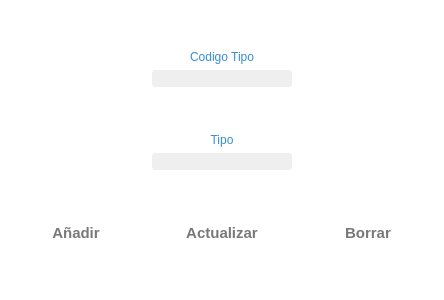
<?xml version="1.0" encoding="UTF-8"?>
<ui version="4.0">
 <class>Tipo</class>
 <widget class="QWidget" name="Tipo">
  <property name="geometry">
   <rect>
    <x>0</x>
    <y>0</y>
    <width>442</width>
    <height>300</height>
   </rect>
  </property>
  <property name="palette">
   <palette>
    <active>
     <colorrole role="Base">
      <brush brushstyle="SolidPattern">
       <color alpha="255">
        <red>46</red>
        <green>47</green>
        <blue>48</blue>
       </color>
      </brush>
     </colorrole>
     <colorrole role="Window">
      <brush brushstyle="SolidPattern">
       <color alpha="255">
        <red>255</red>
        <green>255</green>
        <blue>255</blue>
       </color>
      </brush>
     </colorrole>
    </active>
    <inactive>
     <colorrole role="Base">
      <brush brushstyle="SolidPattern">
       <color alpha="255">
        <red>46</red>
        <green>47</green>
        <blue>48</blue>
       </color>
      </brush>
     </colorrole>
     <colorrole role="Window">
      <brush brushstyle="SolidPattern">
       <color alpha="255">
        <red>255</red>
        <green>255</green>
        <blue>255</blue>
       </color>
      </brush>
     </colorrole>
    </inactive>
    <disabled>
     <colorrole role="Base">
      <brush brushstyle="SolidPattern">
       <color alpha="255">
        <red>255</red>
        <green>255</green>
        <blue>255</blue>
       </color>
      </brush>
     </colorrole>
     <colorrole role="Window">
      <brush brushstyle="SolidPattern">
       <color alpha="255">
        <red>255</red>
        <green>255</green>
        <blue>255</blue>
       </color>
      </brush>
     </colorrole>
    </disabled>
   </palette>
  </property>
  <property name="windowTitle">
   <string>Form</string>
  </property>
  <layout class="QVBoxLayout" name="verticalLayout_5">
   <item>
    <layout class="QHBoxLayout" name="horizontalLayout_2">
     <item>
      <spacer name="horizontalSpacer_2">
       <property name="orientation">
        <enum>Qt::Horizontal</enum>
       </property>
       <property name="sizeHint" stdset="0">
        <size>
         <width>40</width>
         <height>20</height>
        </size>
       </property>
      </spacer>
     </item>
     <item>
      <layout class="QVBoxLayout" name="verticalLayout_4">
       <item>
        <spacer name="verticalSpacer_4">
         <property name="orientation">
          <enum>Qt::Vertical</enum>
         </property>
         <property name="sizeHint" stdset="0">
          <size>
           <width>20</width>
           <height>40</height>
          </size>
         </property>
        </spacer>
       </item>
       <item>
        <layout class="QVBoxLayout" name="verticalLayout">
         <item>
          <widget class="QLabel" name="label">
           <property name="styleSheet">
            <string notr="true">font: 10pt &quot;Segoe UI Semilight&quot;;
color: rgb(54, 141, 206);</string>
           </property>
           <property name="text">
            <string>Codigo Tipo</string>
           </property>
           <property name="alignment">
            <set>Qt::AlignCenter</set>
           </property>
          </widget>
         </item>
         <item>
          <widget class="MyLineEditShine" name="le_codigo">
           <property name="font">
            <font>
             <family>Segoe UI</family>
             <pointsize>10</pointsize>
            </font>
           </property>
           <property name="styleSheet">
            <string notr="true">background-color: #EFEFEF; 
border-radius: 3px;
color:rgb(50, 50, 50);</string>
           </property>
           <property name="alignment">
            <set>Qt::AlignCenter</set>
           </property>
          </widget>
         </item>
        </layout>
       </item>
       <item>
        <spacer name="verticalSpacer">
         <property name="orientation">
          <enum>Qt::Vertical</enum>
         </property>
         <property name="sizeHint" stdset="0">
          <size>
           <width>20</width>
           <height>40</height>
          </size>
         </property>
        </spacer>
       </item>
       <item>
        <layout class="QVBoxLayout" name="verticalLayout_2">
         <item>
          <widget class="QLabel" name="label_2">
           <property name="styleSheet">
            <string notr="true">font: 10pt &quot;Segoe UI Semilight&quot;;
color: rgb(54, 141, 206);</string>
           </property>
           <property name="text">
            <string>Tipo</string>
           </property>
           <property name="alignment">
            <set>Qt::AlignCenter</set>
           </property>
          </widget>
         </item>
         <item>
          <widget class="MyLineEditShine" name="le_tipo">
           <property name="font">
            <font>
             <family>Segoe UI</family>
             <pointsize>10</pointsize>
            </font>
           </property>
           <property name="styleSheet">
            <string notr="true">background-color: #EFEFEF; 
border-radius: 3px;
color:rgb(50, 50, 50);</string>
           </property>
           <property name="alignment">
            <set>Qt::AlignCenter</set>
           </property>
          </widget>
         </item>
        </layout>
       </item>
       <item>
        <layout class="QVBoxLayout" name="verticalLayout_3"/>
       </item>
      </layout>
     </item>
     <item>
      <spacer name="horizontalSpacer">
       <property name="orientation">
        <enum>Qt::Horizontal</enum>
       </property>
       <property name="sizeHint" stdset="0">
        <size>
         <width>40</width>
         <height>20</height>
        </size>
       </property>
      </spacer>
     </item>
    </layout>
   </item>
   <item>
    <spacer name="verticalSpacer_6">
     <property name="orientation">
      <enum>Qt::Vertical</enum>
     </property>
     <property name="sizeHint" stdset="0">
      <size>
       <width>20</width>
       <height>37</height>
      </size>
     </property>
    </spacer>
   </item>
   <item>
    <layout class="QHBoxLayout" name="horizontalLayout">
     <item>
      <widget class="QPushButton" name="pb_agregar">
       <property name="minimumSize">
        <size>
         <width>130</width>
         <height>40</height>
        </size>
       </property>
       <property name="maximumSize">
        <size>
         <width>130</width>
         <height>41</height>
        </size>
       </property>
       <property name="font">
        <font>
         <family>Segoe UI</family>
         <pointsize>11</pointsize>
         <weight>75</weight>
         <bold>true</bold>
        </font>
       </property>
       <property name="styleSheet">
        <string notr="true">border-radius: 10px;
color:rgb(120, 120, 120);</string>
       </property>
       <property name="text">
        <string>Añadir</string>
       </property>
       <property name="icon">
        <iconset resource="assets.qrc">
         <normaloff>:/icons/subir.png</normaloff>:/icons/subir.png</iconset>
       </property>
       <property name="iconSize">
        <size>
         <width>25</width>
         <height>25</height>
        </size>
       </property>
      </widget>
     </item>
     <item>
      <widget class="QPushButton" name="pb_actualizar">
       <property name="minimumSize">
        <size>
         <width>150</width>
         <height>40</height>
        </size>
       </property>
       <property name="maximumSize">
        <size>
         <width>150</width>
         <height>41</height>
        </size>
       </property>
       <property name="font">
        <font>
         <family>Segoe UI</family>
         <pointsize>11</pointsize>
         <weight>75</weight>
         <bold>true</bold>
        </font>
       </property>
       <property name="styleSheet">
        <string notr="true">border-radius: 10px;
color:rgb(120, 120, 120);</string>
       </property>
       <property name="text">
        <string>Actualizar</string>
       </property>
       <property name="icon">
        <iconset resource="assets.qrc">
         <normaloff>:/icons/update.png</normaloff>:/icons/update.png</iconset>
       </property>
       <property name="iconSize">
        <size>
         <width>30</width>
         <height>30</height>
        </size>
       </property>
      </widget>
     </item>
     <item>
      <widget class="QPushButton" name="pb_borrar">
       <property name="minimumSize">
        <size>
         <width>130</width>
         <height>40</height>
        </size>
       </property>
       <property name="maximumSize">
        <size>
         <width>130</width>
         <height>41</height>
        </size>
       </property>
       <property name="font">
        <font>
         <family>Segoe UI</family>
         <pointsize>11</pointsize>
         <weight>75</weight>
         <bold>true</bold>
        </font>
       </property>
       <property name="styleSheet">
        <string notr="true">border-radius: 10px;
color:rgb(120, 120, 120);</string>
       </property>
       <property name="text">
        <string>Borrar</string>
       </property>
       <property name="icon">
        <iconset resource="assets.qrc">
         <normaloff>:/icons/delete_blue.png</normaloff>:/icons/delete_blue.png</iconset>
       </property>
       <property name="iconSize">
        <size>
         <width>25</width>
         <height>25</height>
        </size>
       </property>
      </widget>
     </item>
    </layout>
   </item>
   <item>
    <spacer name="verticalSpacer_5">
     <property name="orientation">
      <enum>Qt::Vertical</enum>
     </property>
     <property name="sizeHint" stdset="0">
      <size>
       <width>20</width>
       <height>37</height>
      </size>
     </property>
    </spacer>
   </item>
  </layout>
 </widget>
 <customwidgets>
  <customwidget>
   <class>MyLineEditShine</class>
   <extends>QLineEdit</extends>
   <header location="global">mylineeditshine.h</header>
  </customwidget>
 </customwidgets>
 <resources>
  <include location="assets.qrc"/>
 </resources>
 <connections/>
</ui>
